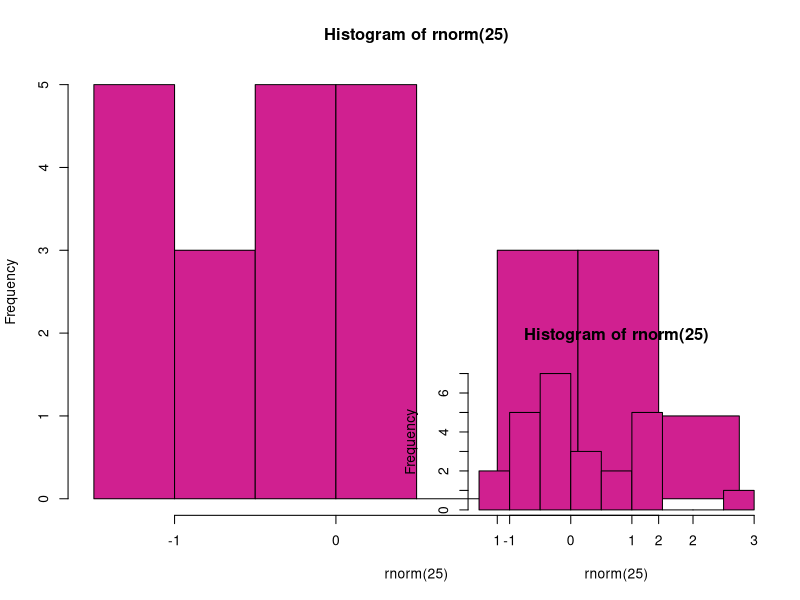
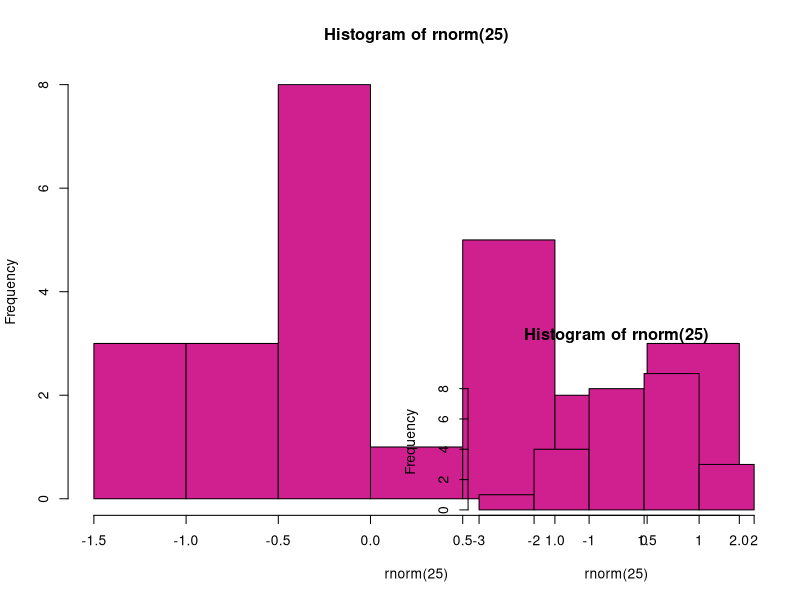
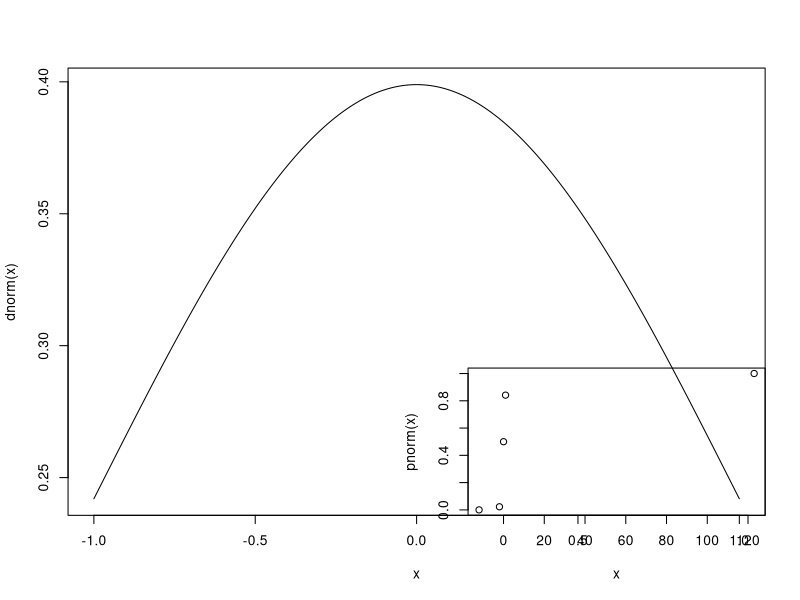
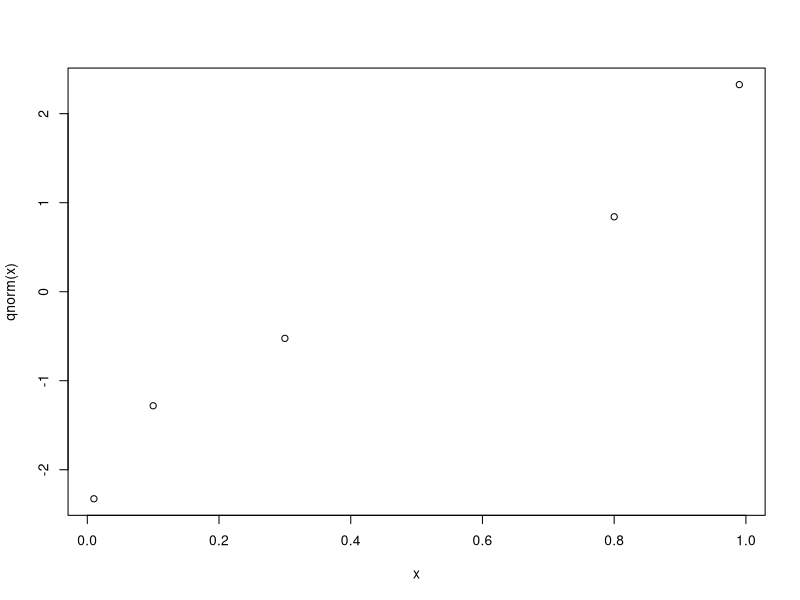

R code for these plots, in order:
# get a guassian distribution of 100 samples with mean 0 and standard deviation 0.1
x = rnorm(100, mean=0, sd=0.1)
mean(x)
sd(x)
summary(x)

# graph to show number of each interval.
layout(matrix(c(1,1,1,2), nr = 2, byrow = T))
hist(rnorm(25), col = "VioletRed")
hist(rnorm(25), col = "VioletRed")
hist(rnorm(25), col = "VioletRed")
hist(rnorm(25), col = "VioletRed")

# to show density of normal distribution
x = seq(-1, 1, length.out = 1000)
plot(x, dnorm(x), type="l")

# to show each point 's probability
x = c(-12, -2, 0, 1, 123)
plot(x, pnorm(x))

# to show quantile point 
x = c(0.01, 0.1, 0.3, 0.8, 0.99)
plot(x, qnorm(x))






